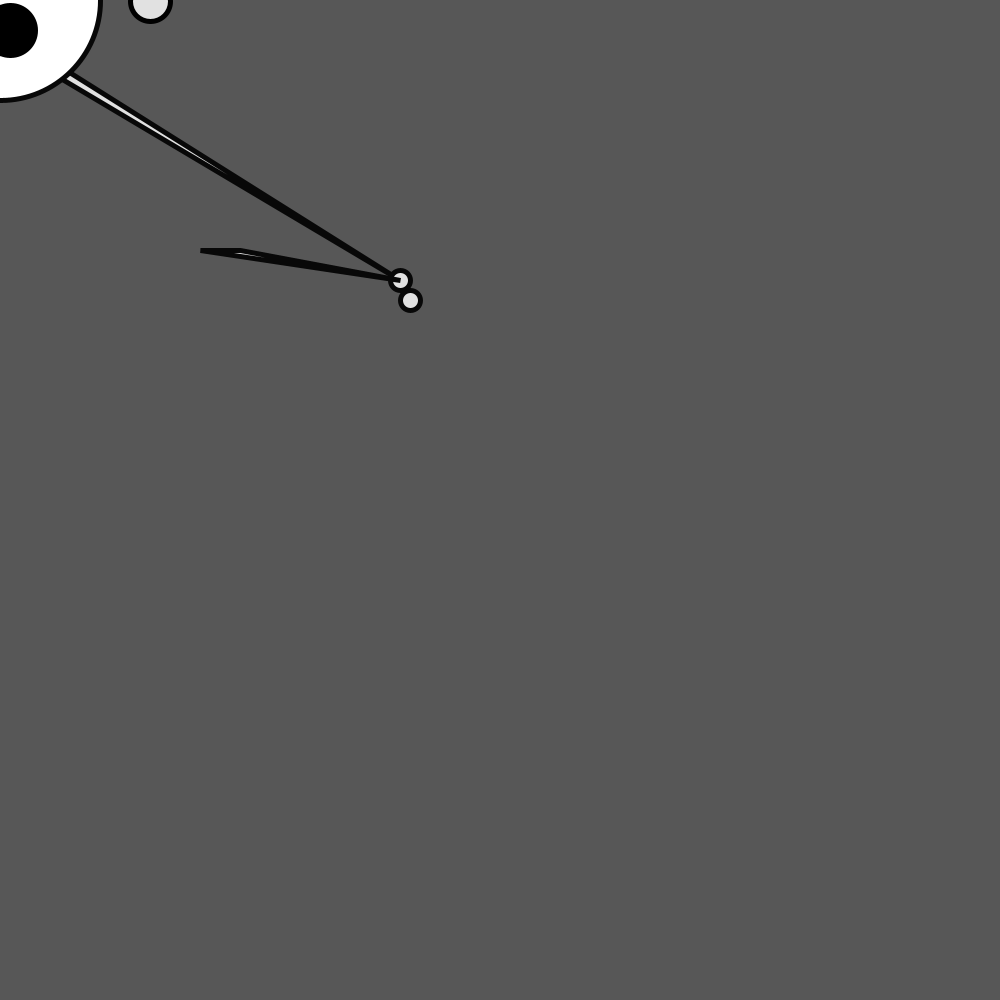
Frame 1 (no input)
Frame 60 (the mouse pressed at the canvas centre just before this capture): identical to frame 1, image omitted
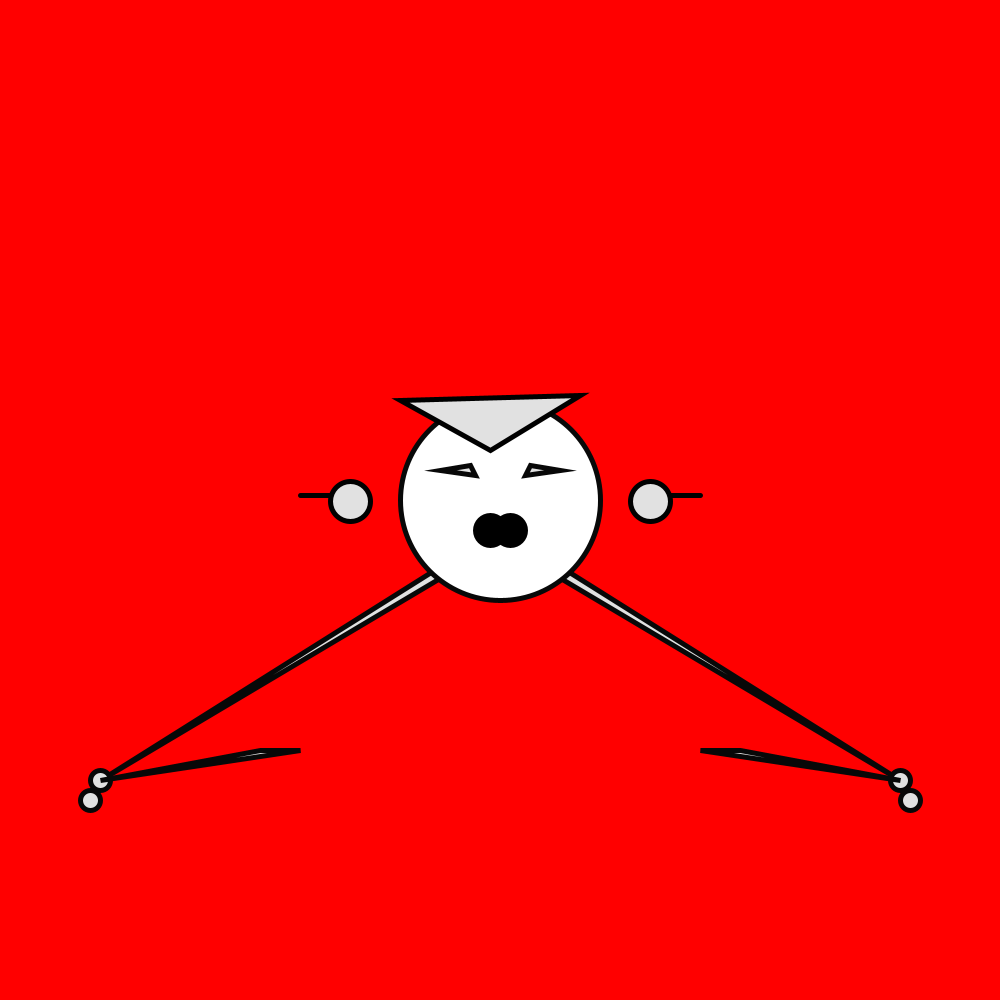
Frame 120 (the mouse held since frame 60 and released just before this capture)

The Processing sketch that drew these frames (run headless with seeded random() and noise(); from frame 60 on, the mouse is pressed at the canvas centre):

// Processing sketch: processing_139899
// ── processing_139899.pde

void setup() {
  size(1000, 1000); //made the background larger than usual because monster is long
  background(87);
}
void draw() {
  if(mousePressed){ /*when the monster is pressed, the color of the background 
  changes color*/ 
  background(255,0,0,255);//red color code
  }
  else { //grey background
   background(87);
  } 
  strokeWeight(5); //thickness of lines
  stroke(8); //line color black
  fill(225);//white fill for the following
  triangle(mouseX-400, mouseY+280, mouseX-50, mouseY+60, mouseX-30, mouseY+60); //left leg
  triangle(mouseX+400, mouseY+280, mouseX+50, mouseY+60, mouseX+30, mouseY+60); //right leg
  ellipse(mouseX-400, mouseY+280, 20, 20); //first ball left
  ellipse(mouseX-410, mouseY+300, 20, 20); //second ball left
  ellipse(mouseX+400, mouseY+280, 20, 20); //first ball right
  ellipse(mouseX+410, mouseY+300, 20, 20); //second ball right
  triangle(mouseX+400, mouseY+280, mouseX+240, mouseY+250, mouseX+200, mouseY+250); //claw right
  triangle(mouseX-400, mouseY+280, mouseX-240, mouseY+250, mouseX-200, mouseY+250); //claw left
  strokeWeight(5); //line thickness
  fill(255);//color for body white
  ellipse(mouseX, mouseY, 200, 200); //main circle for body
  fill(225); //color for eyes white
  if(mousePressed){ /*when mouse is clicked eyes change positions*/
  triangle(mouseX-25, mouseY-25, mouseX-30, mouseY-35, mouseX-60, mouseY-30); //left eye
  triangle(mouseX+25, mouseY-25, mouseX+30, mouseY-35, mouseX+60, mouseY-30); //right eye
  }
  else {
  triangle(mouseX-15, mouseY-15, mouseX-25, mouseY-30, mouseX-60, mouseY-30); //left eye
  triangle(mouseX+15, mouseY-15, mouseX+25, mouseY-30, mouseX+60, mouseY-30); //right eye
  }
  fill(0);//color black mouth
  stroke(0); //
  if(mousePressed){ /*mouth moves smaller when the monster is pressed*/
  ellipse(mouseX-10, mouseY+30, 30, 30); //mouth left
  ellipse(mouseX+10, mouseY+30, 30, 30); //mouth right
  }
  else {
  ellipse(mouseX-10, mouseY+30, 50, 50); //mouth left
  ellipse(mouseX+10, mouseY+30, 50, 50); //mouth right  
  }
  stroke(0); //line thickness
  fill(225); //white forehead triangle color
  triangle(mouseX+80, mouseY-105, mouseX-100, mouseY-100, mouseX-10, mouseY-50); //forehead triangle
  strokeWeight(5); //line thickness
  if(mousePressed) { /*arms shrink when monster is pressed*/
  line(mouseX-150, mouseY-5, mouseX-200, mouseY-5); //left arm
  line(mouseX+150, mouseY-5, mouseX+200, mouseY-5); //right arm
  }
  else {
  line(mouseX-100, mouseY-5, mouseX-250, mouseY-5); //left arm
  line(mouseX+100, mouseY-5, mouseX+250, mouseY-5); //right arm
  }
  ellipse(mouseX-150, mouseY+1, 40, 40); //hand ball left
  ellipse(mouseX+150, mouseY+1, 40, 40); //hand ball right
}
